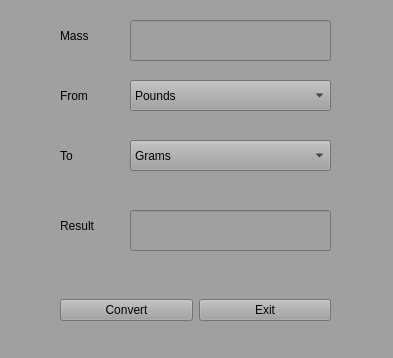
<?xml version="1.0" encoding="UTF-8"?>
<ui version="4.0">
 <class>MainWindow</class>
 <widget class="QMainWindow" name="MainWindow">
  <property name="geometry">
   <rect>
    <x>0</x>
    <y>0</y>
    <width>393</width>
    <height>358</height>
   </rect>
  </property>
  <property name="windowTitle">
   <string>Mass Converter</string>
  </property>
  <property name="styleSheet">
   <string notr="true">background-color: rgb(160, 160, 160);</string>
  </property>
  <widget class="QWidget" name="centralwidget">
   <widget class="QLineEdit" name="line1">
    <property name="geometry">
     <rect>
      <x>130</x>
      <y>20</y>
      <width>201</width>
      <height>41</height>
     </rect>
    </property>
   </widget>
   <widget class="QComboBox" name="comboBox1">
    <property name="geometry">
     <rect>
      <x>130</x>
      <y>80</y>
      <width>201</width>
      <height>31</height>
     </rect>
    </property>
    <property name="editable">
     <bool>false</bool>
    </property>
    <property name="currentText">
     <string>Pounds</string>
    </property>
    <property name="currentIndex">
     <number>2</number>
    </property>
    <property name="duplicatesEnabled">
     <bool>false</bool>
    </property>
    <property name="frame">
     <bool>true</bool>
    </property>
    <item>
     <property name="text">
      <string>Kilogram</string>
     </property>
    </item>
    <item>
     <property name="text">
      <string>Ounces</string>
     </property>
    </item>
    <item>
     <property name="text">
      <string>Pounds</string>
     </property>
    </item>
    <item>
     <property name="text">
      <string>Grams</string>
     </property>
    </item>
   </widget>
   <widget class="QComboBox" name="comboBox1_2">
    <property name="geometry">
     <rect>
      <x>130</x>
      <y>140</y>
      <width>201</width>
      <height>31</height>
     </rect>
    </property>
    <property name="editable">
     <bool>false</bool>
    </property>
    <property name="currentText">
     <string>Grams</string>
    </property>
    <property name="currentIndex">
     <number>3</number>
    </property>
    <item>
     <property name="text">
      <string>Kilogram</string>
     </property>
    </item>
    <item>
     <property name="text">
      <string>Ounces</string>
     </property>
    </item>
    <item>
     <property name="text">
      <string>Pounds</string>
     </property>
    </item>
    <item>
     <property name="text">
      <string>Grams</string>
     </property>
    </item>
   </widget>
   <widget class="QLineEdit" name="line2">
    <property name="geometry">
     <rect>
      <x>130</x>
      <y>210</y>
      <width>201</width>
      <height>41</height>
     </rect>
    </property>
   </widget>
   <widget class="QLabel" name="label">
    <property name="geometry">
     <rect>
      <x>60</x>
      <y>20</y>
      <width>51</width>
      <height>31</height>
     </rect>
    </property>
    <property name="text">
     <string>Mass</string>
    </property>
   </widget>
   <widget class="QLabel" name="label_2">
    <property name="geometry">
     <rect>
      <x>60</x>
      <y>80</y>
      <width>61</width>
      <height>31</height>
     </rect>
    </property>
    <property name="text">
     <string>From</string>
    </property>
   </widget>
   <widget class="QLabel" name="label_3">
    <property name="geometry">
     <rect>
      <x>60</x>
      <y>140</y>
      <width>61</width>
      <height>31</height>
     </rect>
    </property>
    <property name="text">
     <string>To</string>
    </property>
   </widget>
   <widget class="QLabel" name="label_4">
    <property name="geometry">
     <rect>
      <x>60</x>
      <y>210</y>
      <width>61</width>
      <height>31</height>
     </rect>
    </property>
    <property name="text">
     <string>Result</string>
    </property>
   </widget>
   <widget class="QWidget" name="layoutWidget">
    <property name="geometry">
     <rect>
      <x>60</x>
      <y>270</y>
      <width>271</width>
      <height>81</height>
     </rect>
    </property>
    <layout class="QHBoxLayout" name="horizontalLayout">
     <item>
      <widget class="QPushButton" name="cvt_btn">
       <property name="text">
        <string>Convert</string>
       </property>
       <property name="shortcut">
        <string>Return, Enter</string>
       </property>
      </widget>
     </item>
     <item>
      <widget class="QPushButton" name="exit_btn">
       <property name="text">
        <string>Exit</string>
       </property>
       <property name="shortcut">
        <string>Esc</string>
       </property>
      </widget>
     </item>
    </layout>
   </widget>
  </widget>
  <widget class="QStatusBar" name="statusbar"/>
 </widget>
 <resources/>
 <connections/>
</ui>
